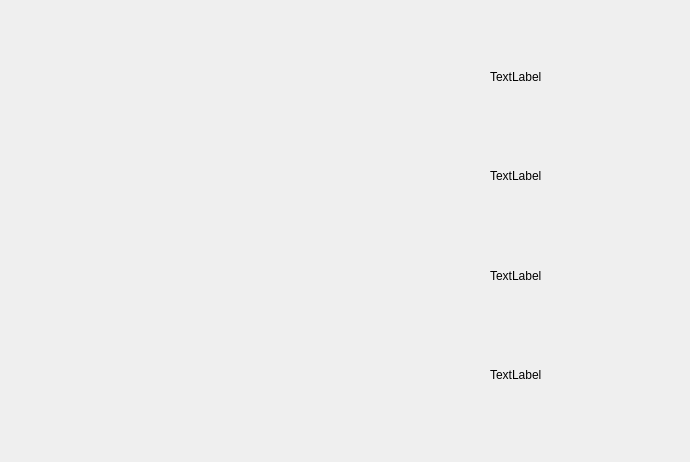
<?xml version="1.0" encoding="UTF-8"?>
<ui version="4.0">
 <class>gamewidget2</class>
 <widget class="QWidget" name="gamewidget2">
  <property name="geometry">
   <rect>
    <x>0</x>
    <y>0</y>
    <width>690</width>
    <height>462</height>
   </rect>
  </property>
  <property name="windowTitle">
   <string>Form</string>
  </property>
  <widget class="QWidget" name="">
   <property name="geometry">
    <rect>
     <x>490</x>
     <y>30</y>
     <width>191</width>
     <height>391</height>
    </rect>
   </property>
   <layout class="QVBoxLayout" name="verticalLayout">
    <item>
     <widget class="QLabel" name="label">
      <property name="text">
       <string>TextLabel</string>
      </property>
     </widget>
    </item>
    <item>
     <widget class="QLabel" name="label_2">
      <property name="text">
       <string>TextLabel</string>
      </property>
     </widget>
    </item>
    <item>
     <widget class="QLabel" name="label_3">
      <property name="text">
       <string>TextLabel</string>
      </property>
     </widget>
    </item>
    <item>
     <widget class="QLabel" name="label_4">
      <property name="text">
       <string>TextLabel</string>
      </property>
     </widget>
    </item>
   </layout>
  </widget>
 </widget>
 <resources/>
 <connections/>
</ui>
